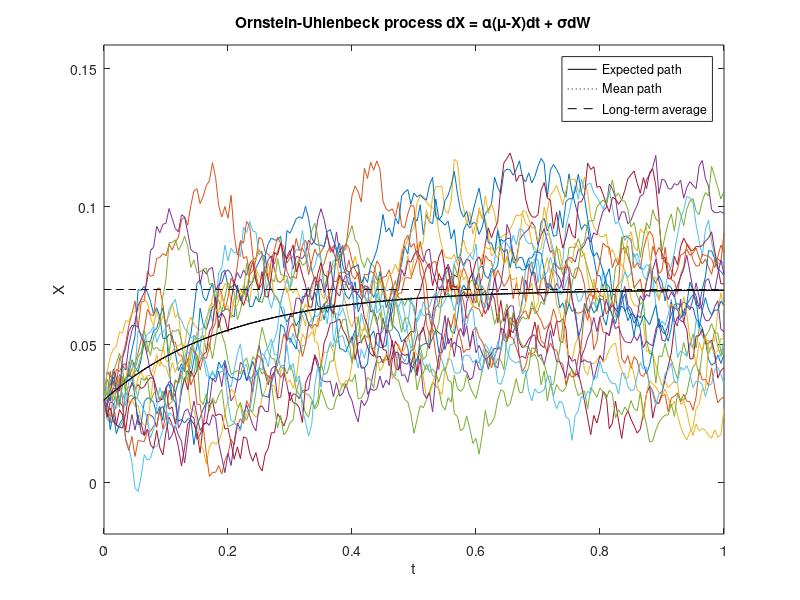
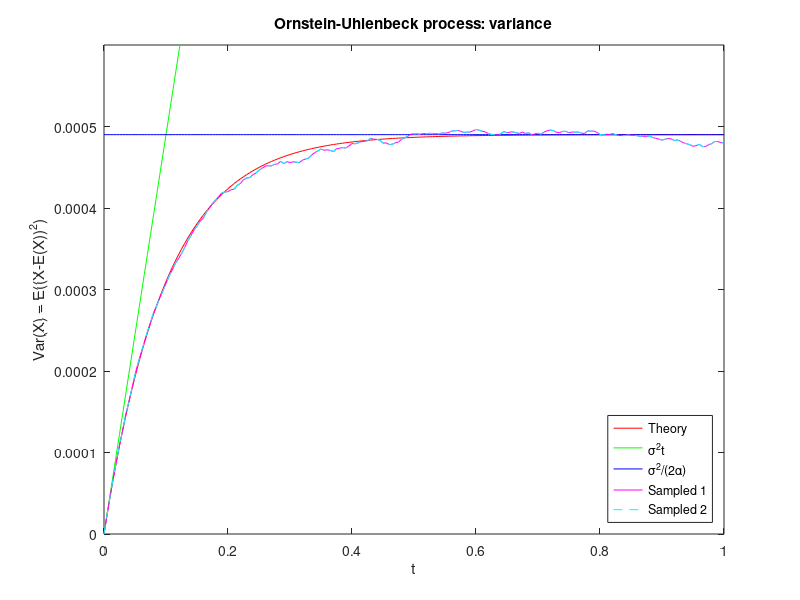
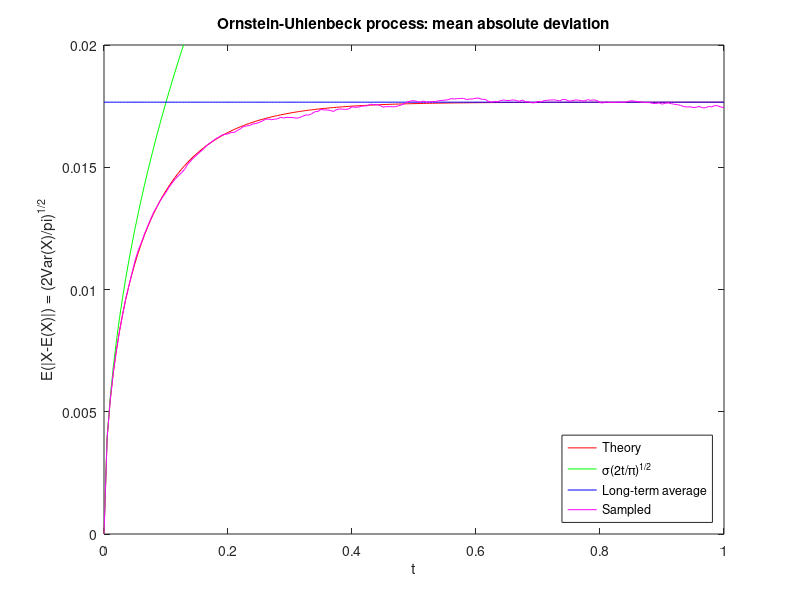
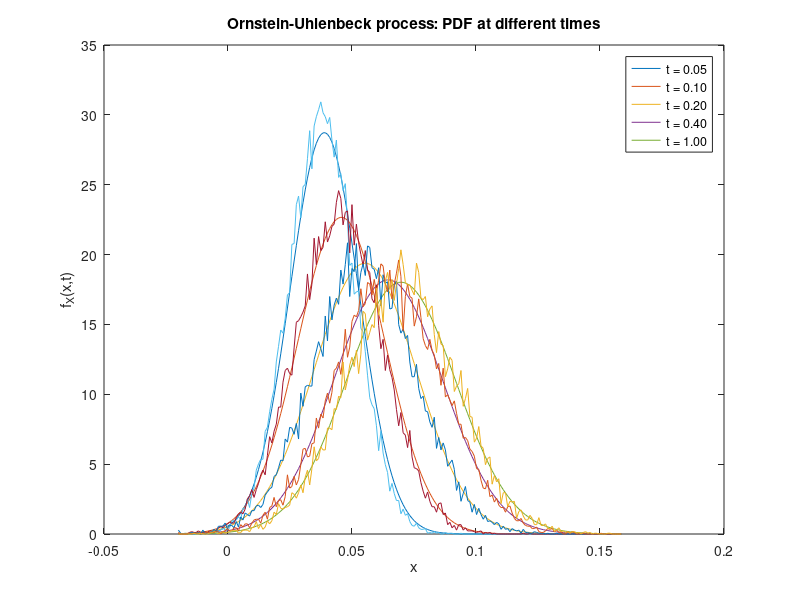

Recreate these plots in MATLAB, in order.
%% Monte Carlo simulation of the Ornstein-Uhlenbeck process
% dX = alpha*(mu-X)*dt + sigma*dW

% Define the parameters and the time grid
clear all % clear all variables from memory
npaths = 20000; % number of paths
T = 1; % time horizon
nsteps = 200; % number of time steps
dt = T/nsteps; % time step
t = (0:dt:T).'; % observation times
alpha = 5; mu = 0.07; sigma = 0.07; % model parameters
% We have added a 3rd parameter alpha
X0 = 0.03; % initial value
% Initial value is not a log price so we cannot assume that S0 = 0 

%% Monte Carlo

% Allocate and initialise all paths
X = [X0*ones(1,npaths);zeros(nsteps,npaths)];

% Sample standard Gaussian random numbers
N = randn(nsteps,npaths);

tic
% Compute the standard deviation for a time step (There are 2 methods)
%sdev = sigma*sqrt(dt); % plain Euler-Maruyama
sdev = sigma*sqrt((1-exp(-2*alpha*dt))/(2*alpha)); % Euler-M. with analytic moments

% Compute and accumulate the increments
% We use the for loop to compute the increments because they depend on the
% previous step 
for i = 1:nsteps
   %X(i+1,:) = X(i,:) + alpha*(mu-X(i,:))*dt + sdev*N(i,:); % plain Euler-Maruyama
    X(i+1,:) = mu+(X(i,:)-mu)*exp(-alpha*dt) + sdev*N(i,:); % Euler-M. with a. m. / We exploit the analytic expression for the mean + sdev*N(i,:) 
end
toc

%% Expected, mean and sample paths, long-term average (Analytic expression for mean)
close all
figure(1)
EX = mu+(X0-mu)*exp(-alpha*t); % expected path
plot(t,EX,'k',t,mean(X,2),'k:',t,mu*ones(size(t)),'k--',t,X(:,1:1000:end),t,EX,'k',t,mean(X,2),'k:',t,mu*ones(size(t)),'k--')
legend('Expected path','Mean path','Long-term average')
xlabel('t')
ylabel('X')
sdevinfty = sigma/sqrt(2*alpha);
ylim([mu-4*sdevinfty,mu+4*sdevinfty])
title('Ornstein-Uhlenbeck process dX = \alpha(\mu-X)dt + \sigmadW')
print('-dpng','oupaths.png')

%% Variance = mean square deviation (Analytic expression for variance)
figure(2)
plot(t,sigma^2/(2*alpha)*(1-exp(-2*alpha*t)),'r',t,sigma^2*t,'g', ...
    t,sigma^2/(2*alpha)*ones(size(t)),'b',t,var(X,0,2),'m',t,mean((X-EX).^2,2),'c--')
legend('Theory','\sigma^2t','\sigma^2/(2\alpha)','Sampled 1','Sampled 2','Location','SouthEast')
xlabel('t')
ylabel('Var(X) = E((X-E(X))^2)')
ylim([0 0.0006])
title('Ornstein-Uhlenbeck process: variance')
print('-dpng','ouvariance.png')

%% Mean absolute deviation
figure(3)
plot(t,sigma*sqrt((1-exp(-2*alpha*t))/(pi*alpha)),'r',t,sigma*sqrt(2*t/pi),'g', ...
    t,sigma/sqrt(pi*alpha)*ones(size(t)),'b',t,mean(abs(X-EX),2),'m')
legend('Theory','\sigma(2t/\pi)^{1/2}','Long-term average','Sampled','Location','SouthEast')
xlabel('t')
ylabel('E(|X-E(X)|) = (2Var(X)/pi)^{1/2}')
ylim([0 0.02])
title('Ornstein-Uhlenbeck process: mean absolute deviation')
print('-dpng','mad.png')

%% Probability density function at different times

x = linspace(-0.02,mu+4*sdevinfty,200).';
t2 = [0.05 0.1 0.2 0.4 1];
EX2 = mu+(X0-mu)*exp(-alpha*t2);
sdev = sigma*sqrt((1-exp(-2*alpha*t2))/(2*alpha));
fa = zeros(length(x),length(t2)); % analytical
fs = zeros(length(x),length(t2)); % sampled
for i = 1:length(t2)
    fa(:,i) = pdf('norm',x,EX2(i),sdev(i));
    fs(:,i) = hist(X(t2(i)*nsteps,:),x)/(npaths*(x(2)-x(1)));
end
figure(4)
plot(x,fa,x,fs)
legend('t = 0.05','t = 0.10','t = 0.20','t = 0.40','t = 1.00')
xlabel('x')
ylabel('f_X(x,t)')
title('Ornstein-Uhlenbeck process: PDF at different times')
print('-dpng','oudensities.png')

%% Autocovariance
C = zeros(2*nsteps+1,npaths);
for j = 1:npaths
    C(:,j) = xcorr(X(:,j)-EX,'unbiased');
end
C = mean(C,2);
figure(5)
plot(t,sigma^2/(2*alpha)*exp(-alpha*t),'r',t,C(nsteps+1:end),'b',t,sigma^2/(2*alpha)*ones(size(t)),'g',t,mean(var(X,0,2))*ones(size(t)),'c')
xlabel('\tau')
ylabel('C(\tau)')
legend('Theory','Sampled','Var for infinite t','Average sampled Var','Location','East')
title('Ornstein-Uhlenbeck process: autocovariance')
print('-dpng','ouautocov.png')

%% Autocorrelation
figure(6)
plot(t,exp(-alpha*t),'r',t,C(nsteps+1:end)/C(nsteps+1),'b') % The autocorrelation is the autocovariance divided by the value at 1
xlabel('\tau')
ylabel('c(\tau)')
legend('Theory','Sampled')
title('Ornstein-Uhlenbeck process: autocorrelation')
print('-dpng','ouautocorr.png')